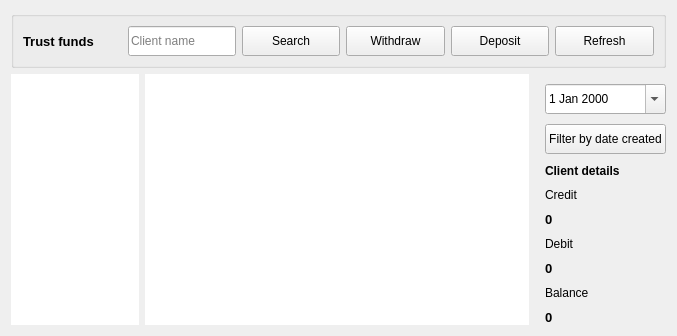
          <widget class="QWidget" name="trustFunds">
           <layout class="QVBoxLayout" name="verticalLayout_13">
            <item>
             <widget class="QGroupBox" name="groupBox_7">
              <property name="title">
               <string/>
              </property>
              <layout class="QHBoxLayout" name="horizontalLayout_31">
               <item alignment="Qt::AlignLeft">
                <widget class="QLabel" name="label_38">
                 <property name="font">
                  <font>
                   <pointsize>10</pointsize>
                   <weight>75</weight>
                   <bold>true</bold>
                  </font>
                 </property>
                 <property name="text">
                  <string>Trust funds</string>
                 </property>
                </widget>
               </item>
               <item alignment="Qt::AlignRight">
                <widget class="QLineEdit" name="lineEdit_searchTF">
                 <property name="minimumSize">
                  <size>
                   <width>0</width>
                   <height>30</height>
                  </size>
                 </property>
                 <property name="maximumSize">
                  <size>
                   <width>200</width>
                   <height>30</height>
                  </size>
                 </property>
                 <property name="placeholderText">
                  <string>Client name</string>
                 </property>
                </widget>
               </item>
               <item>
                <widget class="QPushButton" name="pushButton_searchTF">
                 <property name="minimumSize">
                  <size>
                   <width>0</width>
                   <height>30</height>
                  </size>
                 </property>
                 <property name="maximumSize">
                  <size>
                   <width>100</width>
                   <height>30</height>
                  </size>
                 </property>
                 <property name="text">
                  <string>Search</string>
                 </property>
                 <property name="icon">
                  <iconset resource="images/icons/icons.qrc">
                   <normaloff>:/new/general/gnome-searchtool.png</normaloff>:/new/general/gnome-searchtool.png</iconset>
                 </property>
                </widget>
               </item>
               <item>
                <widget class="QPushButton" name="pushButton_withdrawTF">
                 <property name="minimumSize">
                  <size>
                   <width>0</width>
                   <height>30</height>
                  </size>
                 </property>
                 <property name="maximumSize">
                  <size>
                   <width>100</width>
                   <height>30</height>
                  </size>
                 </property>
                 <property name="text">
                  <string>Withdraw</string>
                 </property>
                </widget>
               </item>
               <item>
                <widget class="QPushButton" name="pushButton_depositTF">
                 <property name="minimumSize">
                  <size>
                   <width>0</width>
                   <height>30</height>
                  </size>
                 </property>
                 <property name="maximumSize">
                  <size>
                   <width>100</width>
                   <height>30</height>
                  </size>
                 </property>
                 <property name="text">
                  <string>Deposit</string>
                 </property>
                </widget>
               </item>
               <item>
                <widget class="QPushButton" name="pushButton_refreshTF">
                 <property name="minimumSize">
                  <size>
                   <width>0</width>
                   <height>30</height>
                  </size>
                 </property>
                 <property name="maximumSize">
                  <size>
                   <width>100</width>
                   <height>30</height>
                  </size>
                 </property>
                 <property name="text">
                  <string>Refresh</string>
                 </property>
                 <property name="icon">
                  <iconset resource="images/icons/icons.qrc">
                   <normaloff>:/new/general/Gnome-View-Refresh-64.png</normaloff>:/new/general/Gnome-View-Refresh-64.png</iconset>
                 </property>
                </widget>
               </item>
              </layout>
             </widget>
            </item>
            <item>
             <layout class="QHBoxLayout" name="horizontalLayout_24" stretch="2,6,2">
              <item>
               <widget class="QTableView" name="tableView_trustFunds">
                <property name="frameShape">
                 <enum>QFrame::NoFrame</enum>
                </property>
                <property name="frameShadow">
                 <enum>QFrame::Plain</enum>
                </property>
                <property name="editTriggers">
                 <set>QAbstractItemView::NoEditTriggers</set>
                </property>
                <property name="alternatingRowColors">
                 <bool>true</bool>
                </property>
                <property name="selectionBehavior">
                 <enum>QAbstractItemView::SelectRows</enum>
                </property>
                <property name="showGrid">
                 <bool>false</bool>
                </property>
                <property name="wordWrap">
                 <bool>false</bool>
                </property>
                <attribute name="horizontalHeaderStretchLastSection">
                 <bool>true</bool>
                </attribute>
               </widget>
              </item>
              <item>
               <widget class="QTableView" name="tableView_transactions">
                <property name="frameShape">
                 <enum>QFrame::NoFrame</enum>
                </property>
                <property name="frameShadow">
                 <enum>QFrame::Plain</enum>
                </property>
                <property name="editTriggers">
                 <set>QAbstractItemView::NoEditTriggers</set>
                </property>
                <property name="alternatingRowColors">
                 <bool>true</bool>
                </property>
                <property name="selectionBehavior">
                 <enum>QAbstractItemView::SelectRows</enum>
                </property>
                <property name="showGrid">
                 <bool>false</bool>
                </property>
                <property name="wordWrap">
                 <bool>false</bool>
                </property>
               </widget>
              </item>
              <item>
               <layout class="QFormLayout" name="formLayout_7">
                <property name="horizontalSpacing">
                 <number>10</number>
                </property>
                <property name="verticalSpacing">
                 <number>10</number>
                </property>
                <property name="leftMargin">
                 <number>10</number>
                </property>
                <property name="topMargin">
                 <number>10</number>
                </property>
                <item row="0" column="0" colspan="2">
                 <widget class="QDateEdit" name="dateEdit_dateTF">
                  <property name="minimumSize">
                   <size>
                    <width>0</width>
                    <height>30</height>
                   </size>
                  </property>
                  <property name="maximumSize">
                   <size>
                    <width>16777215</width>
                    <height>30</height>
                   </size>
                  </property>
                  <property name="calendarPopup">
                   <bool>true</bool>
                  </property>
                 </widget>
                </item>
                <item row="1" column="0" colspan="2">
                 <widget class="QPushButton" name="pushButton_dateFilterTF">
                  <property name="minimumSize">
                   <size>
                    <width>0</width>
                    <height>30</height>
                   </size>
                  </property>
                  <property name="maximumSize">
                   <size>
                    <width>150</width>
                    <height>30</height>
                   </size>
                  </property>
                  <property name="text">
                   <string>Filter by date created</string>
                  </property>
                 </widget>
                </item>
                <item row="3" column="0">
                 <widget class="QLabel" name="label_40">
                  <property name="text">
                   <string>Credit</string>
                  </property>
                 </widget>
                </item>
                <item row="4" column="0">
                 <widget class="QLabel" name="label_credit">
                  <property name="font">
                   <font>
                    <pointsize>10</pointsize>
                    <weight>75</weight>
                    <bold>true</bold>
                   </font>
                  </property>
                  <property name="text">
                   <string>0</string>
                  </property>
                 </widget>
                </item>
                <item row="5" column="0">
                 <widget class="QLabel" name="label_41">
                  <property name="text">
                   <string>Debit</string>
                  </property>
                 </widget>
                </item>
                <item row="6" column="0">
                 <widget class="QLabel" name="label_debit">
                  <property name="font">
                   <font>
                    <pointsize>10</pointsize>
                    <weight>75</weight>
                    <bold>true</bold>
                   </font>
                  </property>
                  <property name="text">
                   <string>0</string>
                  </property>
                 </widget>
                </item>
                <item row="7" column="0">
                 <widget class="QLabel" name="label_42">
                  <property name="text">
                   <string>Balance</string>
                  </property>
                 </widget>
                </item>
                <item row="8" column="0">
                 <widget class="QLabel" name="label_balance">
                  <property name="font">
                   <font>
                    <pointsize>10</pointsize>
                    <weight>75</weight>
                    <bold>true</bold>
                   </font>
                  </property>
                  <property name="text">
                   <string>0</string>
                  </property>
                 </widget>
                </item>
                <item row="2" column="0" colspan="2">
                 <widget class="QLabel" name="label_39">
                  <property name="font">
                   <font>
                    <weight>75</weight>
                    <bold>true</bold>
                   </font>
                  </property>
                  <property name="text">
                   <string>Client details</string>
                  </property>
                 </widget>
                </item>
               </layout>
              </item>
             </layout>
            </item>
           </layout>
          </widget>
